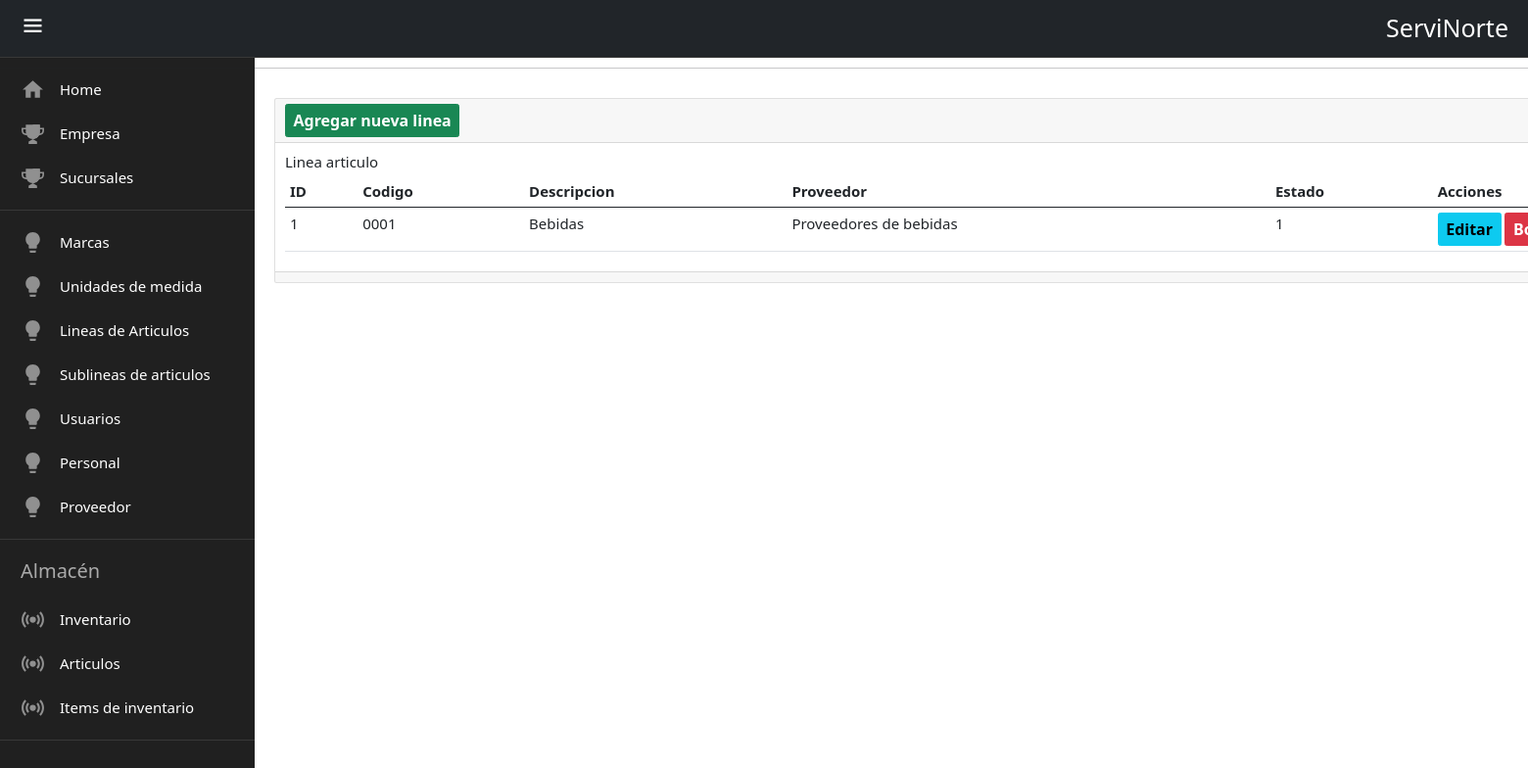
/linea/, run on the app's committed database.
### servinorte_r/models.py (models this page shows, shortened)
class lineas_articulos(models.Model):
    class LineaArticuloRole(models.TextChoices):
        ACTIVO = "1"
        INACTIVO = "0"
    codigo_linea = models.CharField(
        max_length=15, help_text="El codigo de la linea de articulos. "
    )
    linea_descripcion = models.CharField(
        max_length=100, help_text="La descripcion de la linea de articulos. "
    )
    grupos_proveedor = models.ForeignKey(grupos_proveedor, on_delete=models.CASCADE)
    activo = models.CharField(
        verbose_name="La validacion de situacion es. ",
        choices=LineaArticuloRole.choices,
        max_length=1,
    )

class grupos_proveedor(models.Model):
    class ProveedorRole(models.TextChoices):
        ACTIVO = "1"
        INACTIVO = "0"
    codigo_grupo = models.CharField(max_length=15, help_text="El codigo del grupo. ")
    grupo_descripcion = models.CharField(
        max_length=100, help_text="La descripcion del grupo. "
    )
    Empresa = models.ForeignKey(Empresa, on_delete=models.CASCADE)
    activo = models.CharField(
        verbose_name="La validacion de situacion es. ",
        choices=ProveedorRole.choices,
        max_length=1,
    )
    def __str__(self):
        return self.grupo_descripcion

### servinorte_r/views.py (the view)
# urls.py: path('linea/',views.lineas,name='linea'),
def lineas(request):
    lineas=lineas_articulos.objects.all()
    return render(request,"linea_articulo/index.html",{'lineas':lineas})

### templates/linea_articulo/index.html
{% extends 'base.html' %}{% block content %}
<hr />
<div class="contenedor">
  <div class="card">
    <div class="card-header">
      <a
        name=""
        id=""
        class="btn btn-success text-white"
        style="font-size: medium; font-weight: bold"
        href="{% url 'crear_linea' %}"
        role="button"
      >
        Agregar nueva linea
      </a>
    </div>
    <div class="card-body">
      <h4 class="card-title">Linea articulo</h4>
      <table class="table">
        <thead>
          <tr>
            <th>ID</th>
            <th>Codigo</th>
            <th>Descripcion</th>
            <th>Proveedor</th>
            <th>Estado</th>
            <th>Acciones</th>
          </tr>
        </thead>
        <tbody>
          {% for linea in lineas%}
          <tr>
            <td>{{ linea.id }}</td>
            <td>{{ linea.codigo_linea }}</td>
            <td>{{ linea.linea_descripcion }}</td>
            <td>{{ linea.grupos_proveedor }}</td>
            <td>{{ linea.activo }}</td>
            <td>
              <a
                name=""
                id=""
                class="btn btn-info"
                style="font-size: medium; font-weight: bold"
                href="{% url 'editar_linea' linea.id %}"
                role="button"
              >
                Editar
              </a>
              <a
                name=""
                id=""
                class="btn btn-danger"
                style="font-size: medium; font-weight: bold"
                href="{% url 'eliminar_linea' linea.id %}"
                role="button"
              >
                Borrar
              </a>
            </td>
          </tr>
          {% endfor %}
        </tbody>
      </table>
    </div>
    <div class="card-footer text-muted"></div>
  </div>
</div>
{% endblock %}

### servinorte_r/static/css/style.css (style rules this page uses)
:root { --fondo-color:#231e27; --items-color:#202020; --border-color:#383838; --text-color:#e7e7e7; }
* { padding: 0; box-sizing: border-box; margin: 0; }
html { font-size: 62.5%; font-family: sans-serif; }
body { width: 100%; height: 100vh; background-color: #231e27; position: relative; }
.contenedor { width:1600px; margin-left:280px; margin-top: 30px; font-size: 150%; }

### data on the page
lineas_articulos: id "1", codigo_linea "0001", linea_descripcion "Bebidas", grupos_proveedor "Proveedores de bebidas", activo "1"
